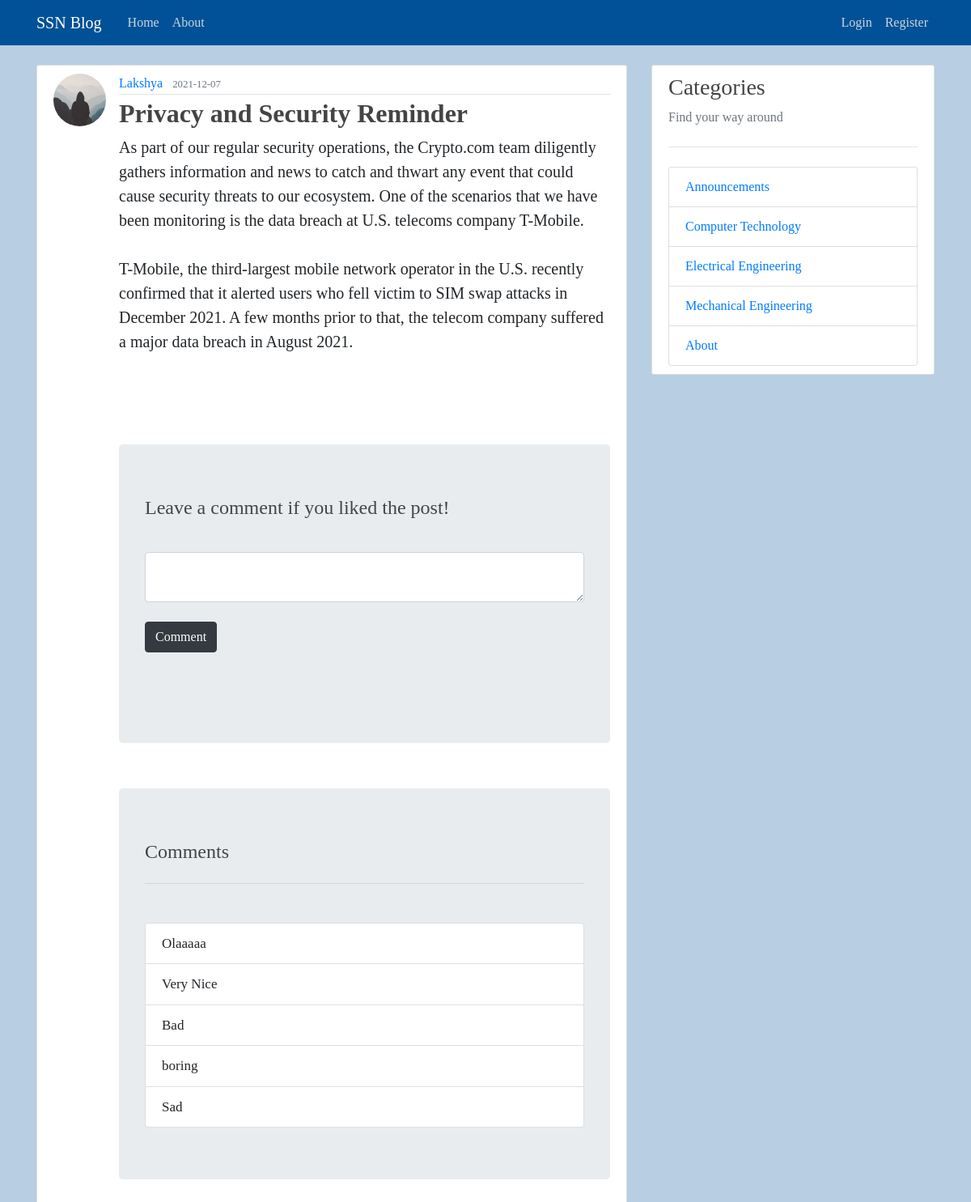
The page /post/5 on the database its author committed.
### flaskblog/models.py (models this page shows, shortened)
class User(db.Model, UserMixin):
    id = db.Column(db.Integer, primary_key=True)
    username = db.Column(db.String(20), unique=True, nullable=False)
    email = db.Column(db.String(120), unique=True, nullable=False)
    image_file = db.Column(db.String(20), nullable=False, default='default.jpg')
    password = db.Column(db.String(60), nullable=False)
    posts = db.relationship('Post', backref='author', lazy=True)

class Post(db.Model):
    id = db.Column(db.Integer, primary_key=True)
    title = db.Column(db.String(100), nullable=False)
    date_posted = db.Column(db.DateTime, nullable=False, default=datetime.utcnow)
    content = db.Column(db.Text, nullable=False)
    category = db.Column(db.Text, nullable=False)
    user_id = db.Column(db.Integer, db.ForeignKey('user.id'), nullable=False)
    comments = db.relationship('Comment', backref='Post', lazy='dynamic')

class Comment(db.Model):
    id = db.Column(db.Integer, primary_key=True)
    comment = db.Column(db.Text)
    post_id = db.Column(db.Integer, db.ForeignKey('post.id'))

### flaskblog/routes.py (the view, shortened to what this page needs)
@app.route("/post/<int:post_id>", methods=['GET', 'POST'])
def post(post_id):
    post = Post.query.get_or_404(post_id)
    form = CommentForm()
    comments = Comment.query.filter_by(post_id=post_id)
    return render_template('post.html', title=post.title, post=post, form=form, comments=comments)

### flaskblog/forms.py
class CommentForm(FlaskForm):
    comment = TextAreaField('Leave a comment if you liked the post!', validators=[DataRequired()])
    submit = SubmitField("Comment")

### flaskblog/templates/post.html (shortened to what this page needs)
{% extends "layout.html" %}
{% block content %}
  <article class="media content-section">
    <img class="rounded-circle article-img" src="{{ url_for('static', filename='profile_pics/' + post.author.image_file) }}">
    <div class="media-body">
      <div class="article-metadata">
        <a class="mr-2" href="{{ url_for('user_posts', username=post.author.username) }}">{{ post.author.username }}</a>
        <small class="text-muted">{{ post.date_posted.strftime('%Y-%m-%d') }}</small>
      </div>
      <h2 class="article-title">{{ post.title }}</h2>
      <p class="article-content">{{ post.content }}</p>
      <br>
      <br>
        <br>
        <br>
    <div class="jumbotron">
      <form method="POST">
        <h4>{{form.comment.label}}</h4>
        <br>
        {{form.comment(class="form-control")}}
        <br>
        <div class="flex-container">
        {{form.submit(class="btn btn-dark")}}
      </div>
      </form>
      <br>
      <br>
    </div>
    <br>
    <div class="jumbotron">
      <h4>Comments</h4>
      <hr class="my-4">
      <br>
      <ul class="list-group">
        {% if comments %}
          {% for comm in comments %}
          <li class="pcom list-group-item">{{comm.comment}}</li>
          {% endfor %}
        {% else %}
        <p>No comments yet!</p>
        {% endif %}
      </ul>
    </div>
  </article>
{% endblock content %}

### flaskblog/static/main.css (style rules this page uses)
body { background: #00519747; font-family: serif; margin-top: 5rem; }
h1, h2, h3, h4, h5, h6 { color: #444444; }
.pcom { font-size: 17px; }
.flex-container { display:flex; justify-content:left; }
.content-section { background: white; padding: 10px 20px; border: 1px solid #dddddd; border-radius: 3px; margin-bottom: 20px; }
.list-group-item { background: white; }
.article-title { color: #444444; font-weight: bold; }
.article-content { white-space: pre-line; font-size: 20px; }
.article-img { height: 65px; width: 65px; margin-right: 16px; }
.article-metadata { padding-bottom: 1px; margin-bottom: 4px; border-bottom: 1px solid #e3e3e3 }

### rows shown on the page
User: image_file (placeholder picture), author.username "Lakshya"
Post: date_posted "2021-12-07", title "Privacy and Security Reminder", content "As part of our regular security operations, the Crypto.com team diligently gathers information and news to catch and thwart any event that could cause security threats to our ecosystem. One of the scenarios that we have been monitoring is the data breach at U.S. telecoms company T-Mobile. T-Mobile, the third-largest mobile network operator in the U.S. recently confirmed that it alerted users who fell victim to SIM swap attacks in December 2021. A few months prior to that, the telecom company suffered a major data breach in August 2021."
Comment: comment "Olaaaaa"
Comment: comment "Very Nice"
Comment: comment "Bad"
Comment: comment "boring"
Comment: comment "Sad"
